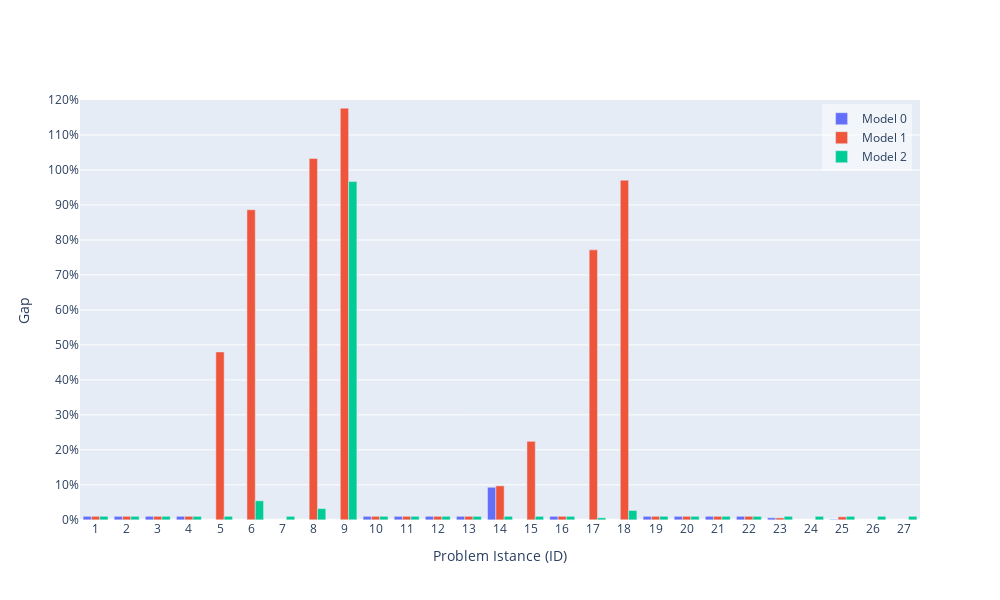

Notebook source saved alongside this figure:
### Code cell
import plotly.graph_objects as go

# Clean data
max_gap = 120
gapcleaned_df0 = df0[df0['gap'] < max_gap]
gapcleaned_df1 = df1[df1['gap'] < max_gap]
gapcleaned_df2 = df2[df2['gap'] < max_gap]

# Define a small offset value for visibility
offset = 1  # Adjust this based on your data range

# Function to add offset to zeros but keep original text
def add_offset_to_zeros(values):
    display_values = values.copy()  # For visual height
    text_values = values.copy()     # For labels/text
    display_values[display_values <= 0.05] = offset
    return display_values, text_values

# Create bar plot with visible zeros
hovertemplate_text='Model: %{customdata[0]}<br>ID: %{x}<br>Gap: %{text}%<br>Nodes: %{customdata[1]}<br>Runtime: %{customdata[2]} s<extra></extra>'
fig = go.Figure(data=[
    go.Bar(
        name='Model 0', 
        x=gapcleaned_df0['ID'], 
        y=add_offset_to_zeros(gapcleaned_df0['gap'])[0],
        text=gapcleaned_df0['gap'].apply(lambda x: f'{x:.2f}'),  # Format text to 2 decimal places
        # Create a 2D array with multiple columns
        customdata=np.dstack((gapcleaned_df0['model'], gapcleaned_df0['nodes'], gapcleaned_df0['total_time'].apply(lambda x: f'{x:.2f}')))[0],
        textposition='none',
        hovertemplate=hovertemplate_text
    ),
    go.Bar(
        name='Model 1', 
        x=gapcleaned_df1['ID'], 
        y=add_offset_to_zeros(gapcleaned_df1['gap'])[0],
        text=gapcleaned_df1['gap'].apply(lambda x: f'{x:.2f}'),
        customdata=np.dstack((gapcleaned_df1['model'], gapcleaned_df1['nodes'], gapcleaned_df1['total_time'].apply(lambda x: f'{x:.2f}')))[0],
        textposition='none',
        hovertemplate=hovertemplate_text
    ),
    go.Bar(
        name='Model 2', 
        x=gapcleaned_df2['ID'], 
        y=add_offset_to_zeros(gapcleaned_df2['gap'])[0],
        text=gapcleaned_df2['gap'].apply(lambda x: f'{x:.2f}'),
        customdata=np.dstack((gapcleaned_df2['model'], gapcleaned_df2['nodes'], gapcleaned_df2['total_time'].apply(lambda x: f'{x:.2f}')))[0],
        textposition='none',
        hovertemplate=hovertemplate_text
    ),
])

# Add a subtle visual indication for zero values
fig.update_layout(
    width=1000,
    height=600,
    barmode='group',
    yaxis = dict(
        range=[-0.05, max_gap],
        title = 'Gap',
        tickvals = list(range(0, 121, 10)),
        ticktext = [str(i) + '%' for i in range(0, 121, 10)],
    ),
    xaxis = dict(
        title = 'Problem Istance (ID)',
        tickmode = 'array',
        tickvals = list(range(0, 28)),
        ticktext = list(range(0, 28)),
    ),
    legend=dict(
        x=0.99,
        y=0.99,
        xanchor='right',
        yanchor='top',
        bgcolor='rgba(255, 255, 255, 0.5)'
    )
)

fig.show()

### Figure 1 — Plotly figure (JSON) as saved in the notebook; plotly's stock layout.template omitted (floating-point values rounded to 4 significant figures)
{"data": [{"customdata": [[0, 3, "0.18"], [0, 529, "8.00"], [0, 116, "9.50"], [0, 680, "1.75"], [0, 36, "0.93"], [0, 3, "5.76"], [0, 98, "33.53"], [0, 96, "2.26"], [0, 4081, "300.03"], [0, 1231, "13.93"], [0, 3, "5.93"], [0, 3, "55.97"], [0, 3, "162.09"], [0, 90, "14.08"], [0, 243, "300.29"], [0, 14439, "300.04"]], "hovertemplate": "Model: %{customdata[0]}<br>ID: %{x}<br>Gap: %{text}%<br>Nodes: %{customdata[1]}<br>Runtime: %{customdata[2]} s<extra></extra>", "name": "Model 0", "text": ["0.00", "0.00", "0.00", "0.00", "0.00", "0.00", "0.00", "0.00", "9.30", "0.00", "0.00", "0.00", "0.00", "0.00", "0.58", "0.14"], "textposition": "none", "type": "bar", "x": [1, 2, 3, 4, 10, 11, 12, 13, 14, 16, 19, 20, 21, 22, 23, 25], "y": [1.0, 1.0, 1.0, 1.0, 1.0, 1.0, 1.0, 1.0, 9.304, 1.0, 1.0, 1.0, 1.0, 1.0, 0.5841, 0.1429]}, {"customdata": [[1, 3, "13.55"], [1, 697, "82.89"], [1, 84, "128.36"], [1, 711, "19.91"], [1, 14789, "393.59"], [1, 973, "420.10"], [1, 1004, "413.03"], [1, 627, "420.53"], [1, 43, "82.36"], [1, 3, "126.23"], [1, 66, "152.16"], [1, 439, "106.50"], [1, 4452, "420.38"], [1, 1228, "420.68"], [1, 1193, "116.69"], [1, 788, "420.48"], [1, 306, "421.02"], [1, 3, "126.11"], [1, 3, "178.43"], [1, 3, "284.78"], [1, 50, "132.32"], [1, 302, "423.33"], [1, 17182, "420.09"]], "hovertemplate": "Model: %{customdata[0]}<br>ID: %{x}<br>Gap: %{text}%<br>Nodes: %{customdata[1]}<br>Runtime: %{customdata[2]} s<extra></extra>", "name": "Model 1", "text": ["0.00", "0.00", "0.00", "0.00", "47.99", "88.63", "103.27", "117.66", "0.00", "0.00", "0.00", "0.00", "9.71", "22.45", "0.00", "77.16", "97.07", "0.00", "0.00", "0.00", "0.00", "0.55", "0.86"], "textposition": "none", "type": "bar", "x": [1, 2, 3, 4, 5, 6, 8, 9, 10, 11, 12, 13, 14, 15, 16, 17, 18, 19, 20, 21, 22, 23, 25], "y": [1.0, 1.0, 1.0, 1.0, 47.99, 88.63, 103.3, 117.7, 1.0, 1.0, 1.0, 1.0, 9.71, 22.45, 1.0, 77.16, 97.07, 1.0, 1.0, 1.0, 1.0, 0.5523, 0.8635]}, {"customdata": [[2, 1, "13.50"], [2, 1, "79.73"], [2, 57, "123.62"], [2, 312, "18.94"], [2, 552, "115.14"], [2, 16, "420.20"], [2, 8033, "58.30"], [2, 389, "410.87"], [2, 1, "420.22"], [2, 1, "80.94"], [2, 1, "120.84"], [2, 1, "122.93"], [2, 1, "94.74"], [2, 1767, "138.50"], [2, 1, "161.40"], [2, 1, "102.32"], [2, 684, "420.58"], [2, 1, "420.67"], [2, 1, "121.07"], [2, 1, "127.27"], [2, 1, "136.04"], [2, 1, "121.49"], [2, 1, "130.34"], [2, 1, "151.59"], [2, 1, "122.00"], [2, 3013, "364.31"], [2, 828, "388.34"]], "hovertemplate": "Model: %{customdata[0]}<br>ID: %{x}<br>Gap: %{text}%<br>Nodes: %{customdata[1]}<br>Runtime: %{customdata[2]} s<extra></extra>", "name": "Model 2", "text": ["0.00", "0.00", "0.00", "0.00", "0.00", "5.45", "0.00", "3.21", "96.72", "0.00", "0.00", "0.00", "0.00", "0.00", "0.00", "0.01", "0.57", "2.66", "0.00", "0.00", "0.00", "0.00", "0.00", "0.01", "0.01", "0.01", "0.01"], "textposition": "none", "type": "bar", "x": [1, 2, 3, 4, 5, 6, 7, 8, 9, 10, 11, 12, 13, 14, 15, 16, 17, 18, 19, 20, 21, 22, 23, 24, 25, 26, 27], "y": [1.0, 1.0, 1.0, 1.0, 1.0, 5.45, 1.0, 3.211, 96.72, 1.0, 1.0, 1.0, 1.0, 1.0, 1.0, 1.0, 0.5703, 2.664, 1.0, 1.0, 1.0, 1.0, 1.0, 1.0, 1.0, 1.0, 1.0]}], "layout": {"barmode": "group", "height": 600, "legend": {"bgcolor": "rgba(255, 255, 255, 0.5)", "x": 0.99, "xanchor": "right", "y": 0.99, "yanchor": "top"}, "width": 1000, "xaxis": {"tickmode": "array", "ticktext": [0, 1, 2, 3, 4, 5, 6, 7, 8, 9, 10, 11, 12, 13, 14, 15, 16, 17, 18, 19, 20, 21, 22, 23, 24, 25, 26, 27], "tickvals": [0, 1, 2, 3, 4, 5, 6, 7, 8, 9, 10, 11, 12, 13, 14, 15, 16, 17, 18, 19, 20, 21, 22, 23, 24, 25, 26, 27], "title": {"text": "Problem Istance (ID)"}}, "yaxis": {"range": [-0.05, 120], "ticktext": ["0%", "10%", "20%", "30%", "40%", "50%", "60%", "70%", "80%", "90%", "100%", "110%", "120%"], "tickvals": [0, 10, 20, 30, 40, 50, 60, 70, 80, 90, 100, 110, 120], "title": {"text": "Gap"}}}}
